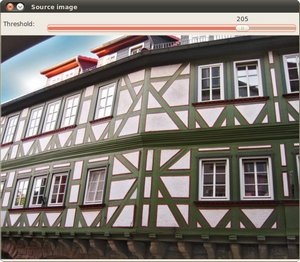
//> input picture data/pic/Harris_Detector_Original_Image.jpg, 300 x 262 px
$ ./features2d_homography_find_obj ../../data/pic/Harris_Detector_Original_Image.jpg ../../data/pic/left01.jpg   (built with g++ and OpenCV 4)
//> lines starting //> are read from the running program, lines starting //| are printed output that depends on the picture
#include <iostream>

#include "opencv2/core.hpp"
#include "opencv2/calib3d.hpp"
#include "opencv2/highgui.hpp"
#include "opencv2/imgproc.hpp"
#include "opencv2/features2d.hpp"
#include "opencv2/xfeatures2d.hpp"
#include "cvt_base.h"

using namespace cv;
using namespace cv::xfeatures2d;
using std::cout;
using std::endl;
const char* keys =
        "{ help h |                  | Print help message. }"
        "{ @input1 | box.png          | Path to input image 1. }"
        "{ @input2 | box_in_scene.png | Path to input image 2. }";
int main( int argc, char* argv[] )
{
    CommandLineParser parser( argc, argv, keys );
    Mat img_object = imread( samples::findFile( parser.get<String>("@input1") ), IMREAD_GRAYSCALE );
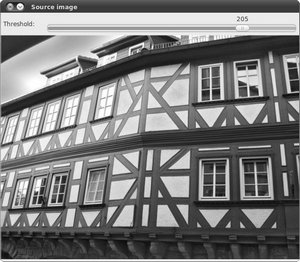
//> img_object: 262 rows x 300 cols, CV_8UC1; min 3, max 255, mean 121.8
    Mat img_scene = imread( samples::findFile( parser.get<String>("@input2") ), IMREAD_GRAYSCALE );
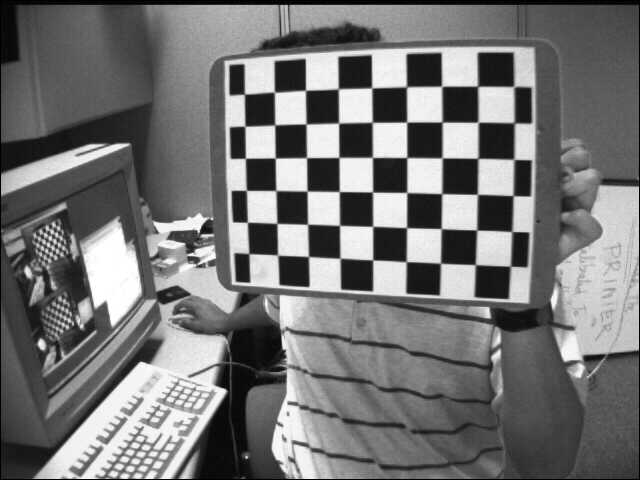
//> input picture data/pic/left01.jpg, 640 x 480 px
//> img_scene is the input picture: 480 rows x 640 cols, CV_8UC1; min 0, max 255, mean 116.6
    if ( img_object.empty() || img_scene.empty() )
    {
        cout << "Could not open or find the image!\n" << endl;
        parser.printMessage();
        return -1;
    }

    //-- Step 1: Detect the keypoints using ORB Detector, compute the descriptors
    // Ptr<SURF> detector = SURF::create();
    Ptr<ORB> detector = ORB::create();
    std::vector<KeyPoint> keypoints_object, keypoints_scene;
    Mat descriptors_object, descriptors_scene;
    Ptr<DescriptorMatcher> matcher;
    bool useFLNN = false;
    std::vector< std::vector<DMatch> > knn_matches;
    //-- Filter matches using the Lowe's ratio test
    const float ratio_thresh = 0.75f;
    std::vector<DMatch> good_matches;
    {
        TIME_LOG("detect and match");
//> (this line was passed over: TIME_LOG is not available in this run)
        detector->detectAndCompute(img_object, noArray(), keypoints_object, descriptors_object);
//> keypoints_object = 477 keypoints; strongest (x, y, size): (250, 87, 31), (216, 194, 31), (236, 64, 31), (256, 62, 31)
        detector->detectAndCompute(img_scene, noArray(), keypoints_scene, descriptors_scene);
//> keypoints_scene = 500 keypoints; strongest (x, y, size): (365, 197, 111.1), (376, 197, 92.6), (401, 187, 77.1), (376, 116, 92.6)
        //-- Step 2: Matching descriptor vectors with a FLANN based matcher
        // Since SURF is a floating-point descriptor NORM_L2 is used
        // Ptr<DescriptorMatcher> matcher = DescriptorMatcher::create(DescriptorMatcher::FLANNBASED);

        if (useFLNN)
        {
            cv::Ptr<cv::flann::IndexParams> indexParams = cv::makePtr<cv::flann::LshIndexParams>(6, 12, 1); // instantiate LSH index parameters
            cv::Ptr<cv::flann::SearchParams> searchParams = cv::makePtr<cv::flann::SearchParams>(50);       // instantiate flann search parameters
            matcher = cv::makePtr<cv::FlannBasedMatcher>(indexParams, searchParams);
        }
        else
        {
            matcher = cv::DescriptorMatcher::create("BruteForce-Hamming");
        }
        matcher->knnMatch(descriptors_object, descriptors_scene, knn_matches, 2);
//> knn_matches = 477 matches

        for (size_t i = 0; i < knn_matches.size(); i++)
        {
            if (knn_matches[i][0].distance < ratio_thresh * knn_matches[i][1].distance)
            {
                good_matches.push_back(knn_matches[i][0]);
            }
        }
    }

    //-- Draw matches
    Mat img_matches;
    drawMatches( img_object, keypoints_object, img_scene, keypoints_scene, good_matches, img_matches, Scalar::all(-1),
                 Scalar::all(-1), std::vector<char>(), DrawMatchesFlags::NOT_DRAW_SINGLE_POINTS );
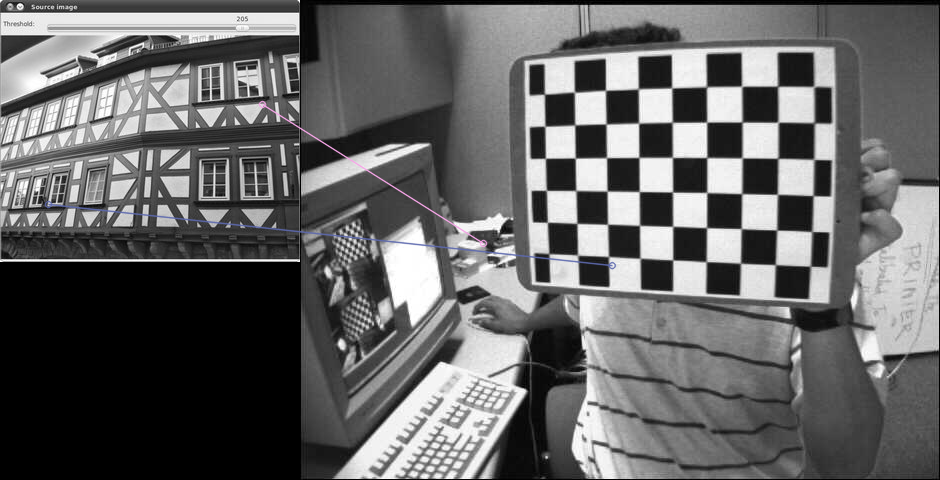
//> img_matches: 480 rows x 940 cols, CV_8UC3; mean B, G, R 100.8, 100.6, 100.6
    //-- Localize the object
    std::vector<Point2f> obj;
    std::vector<Point2f> scene;
    for( size_t i = 0; i < good_matches.size(); i++ )
    {
        //-- Get the keypoints from the good matches
        obj.push_back( keypoints_object[ good_matches[i].queryIdx ].pt );
        scene.push_back( keypoints_scene[ good_matches[i].trainIdx ].pt );
    }
//> this loop made 2 passes
//> (the run ends here: the program stops with an error, at `Mat H = findHomography( obj, scene, RANSAC );`)
